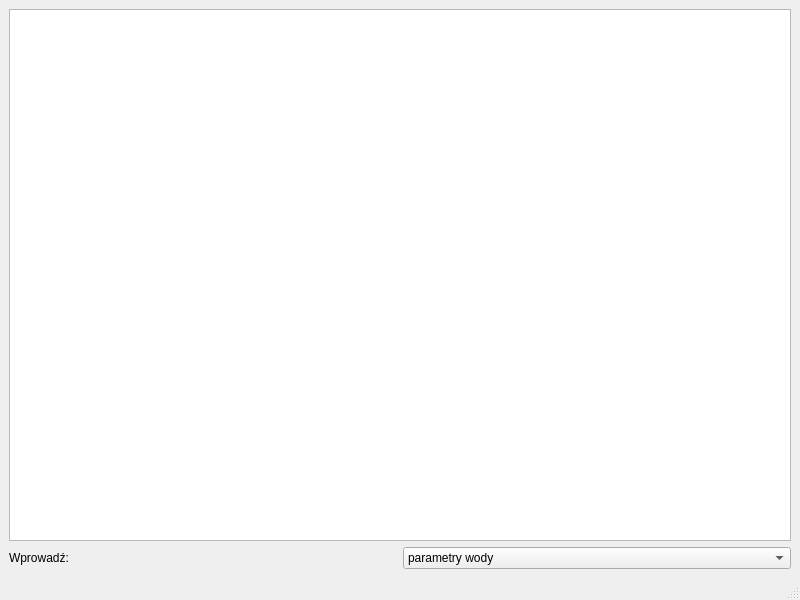
<?xml version="1.0" encoding="UTF-8"?>
<ui version="4.0">
 <class>MainWindow</class>
 <widget class="QMainWindow" name="MainWindow">
  <property name="geometry">
   <rect>
    <x>0</x>
    <y>0</y>
    <width>800</width>
    <height>600</height>
   </rect>
  </property>
  <property name="windowTitle">
   <string>MainWindow</string>
  </property>
  <widget class="QWidget" name="centralwidget">
   <layout class="QVBoxLayout" name="verticalLayout">
    <item>
     <widget class="QTableView" name="eventView"/>
    </item>
    <item>
     <layout class="QHBoxLayout" name="inputLayout">
      <item>
       <widget class="QLabel" name="label">
        <property name="text">
         <string>Wprowadź:</string>
        </property>
       </widget>
      </item>
      <item>
       <widget class="QComboBox" name="eventComboBox">
        <item>
         <property name="text">
          <string>parametry wody</string>
         </property>
        </item>
        <item>
         <property name="text">
          <string>podmianę wody</string>
         </property>
        </item>
       </widget>
      </item>
     </layout>
    </item>
   </layout>
  </widget>
  <widget class="QMenuBar" name="menubar">
   <property name="geometry">
    <rect>
     <x>0</x>
     <y>0</y>
     <width>800</width>
     <height>30</height>
    </rect>
   </property>
  </widget>
  <widget class="QStatusBar" name="statusbar"/>
 </widget>
 <resources/>
 <connections/>
</ui>
